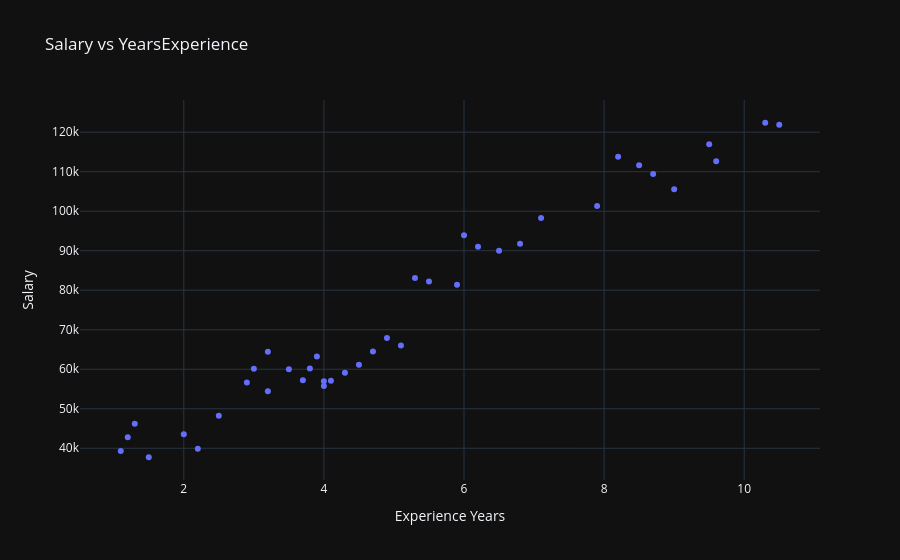

Notebook cell for this chart:
### Markdown cell above
## visualizing data points using plotly express

### Code cell
plot = px.scatter(
    df,
    x='Experience Years',
    y='Salary',
    title='Salary vs YearsExperience')
plot.show()

### Figure 1 — Plotly figure (JSON) as saved in the notebook; plotly's stock layout.template omitted (floating-point values rounded to 4 significant figures)
{"data": [{"hovertemplate": "Experience Years=%{x}<br>Salary=%{y}<extra></extra>", "legendgroup": "", "marker": {"color": "#636efa", "symbol": "circle"}, "mode": "markers", "name": "", "orientation": "v", "showlegend": false, "x": [1.1, 1.2, 1.3, 1.5, 2.0, 2.2, 2.5, 2.9, 3.0, 3.2, 3.2, 3.5, 3.7, 3.8, 3.9, 4.0, 4.0, 4.1, 4.3, 4.5, 4.7, 4.9, 5.1, 5.3, 5.5, 5.9, 6.0, 6.2, 6.5, 6.8, 7.1, 7.9, 8.2, 8.5, 8.7, 9.0, 9.5, 9.6, 10.3, 10.5], "xaxis": "x", "y": [39343, 42774, 46205, 37731, 43525, 39891, 48266, 56642, 60150, 54445, 64445, 60000, 57189, 60200, 63218, 55794, 56957, 57081, 59095, 61111, 64500, 67938, 66029, 83088, 82200, 81363, 93940, 91000, 90000, 91738, 98273, 101302, 113812, 111620, 109431, 105582, 116969, 112635, 122391, 121872], "yaxis": "y", "type": "scatter"}], "layout": {"xaxis": {"anchor": "y", "domain": [0.0, 1.0], "title": {"text": "Experience Years"}}, "yaxis": {"anchor": "x", "domain": [0.0, 1.0], "title": {"text": "Salary"}}, "legend": {"tracegroupgap": 0}, "title": {"text": "Salary vs YearsExperience"}}}
